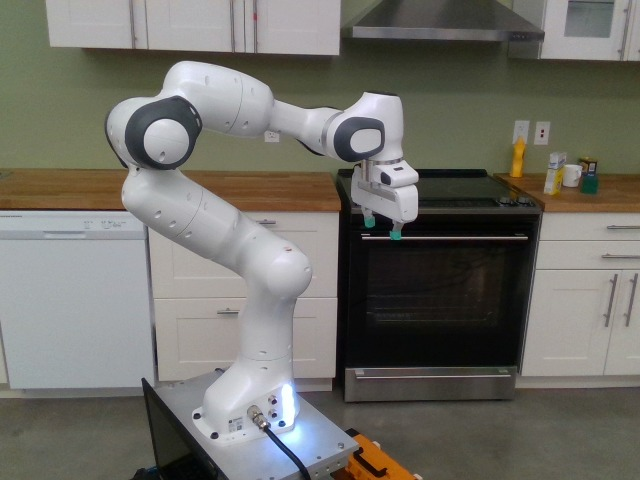
#> input picture data/real/panda-orb/000000.rgb.jpg, 640 x 480 px, found by its file name; its folder holds 4 pictures in this run; the run also reads 1 picture not shown here
$ python dense_full_image_optical_flow.py
#> lines starting #> are read from the running program, lines starting #| are printed output that depends on the picture
import os
import cv2
import numpy as np
import matplotlib.pyplot as plt

# Use 'Agg' backend to save plots without needing a display window
import matplotlib
matplotlib.use('Agg')

def save_flow_heatmap_with_bar(flow, save_path):
    """
    Plots the magnitude of optical flow as a heatmap with a color bar.
    """
    # 1. Calculate Magnitude (Speed of motion)
    # flow shape is (H, W, 2) -> mag shape is (H, W)
    mag, _ = cv2.cartToPolar(flow[..., 0], flow[..., 1])

    # 2. Setup Plot
    plt.figure(figsize=(10, 6))

    # Use a colormap like 'inferno', 'hot', or 'viridis'
    # vmin=0 ensures the scale starts at no motion
    # vmax can be dynamic (max of current frame) or fixed (e.g., 20) to compare across frames
    plt.imshow(mag, cmap='inferno', aspect='auto')

    # 3. Add Reference Bar (Colorbar)
    cbar = plt.colorbar()
    cbar.set_label('Motion Magnitude (pixels per frame)')

    plt.title("Optical Flow Magnitude")
    plt.axis('off') # Hide axes for cleaner image

    # 4. Save and Close
    plt.savefig(save_path, bbox_inches='tight', dpi=150)
    plt.close()

# ------------------------------------------------------------
# Main Dense Optical Flow Pipeline
# ------------------------------------------------------------
def calculate_and_save_dense_flow(input_dir, output_dir):

    # --- CONFIGURATION ---
#> called with input_dir = 'data/real/panda-orb', output_dir = 'data_flow/real/panda-orb'
    PYR_SCALE = 0.5
    LEVELS = 3
    WIN_SIZE = 15
    ITERATIONS = 3
    POLY_N = 5
    POLY_SIGMA = 1.2
    FLAGS = 0

    START_INDEX = 1

    # Output directories
    VISUAL_DIR = os.path.join(output_dir, "flow_visualizations_dense")
    HEATMAP_DIR = os.path.join(output_dir, "flow_heatmaps") # <--- NEW DIR
    # DATA_DIR = os.path.join(output_dir, "flow_data_dense")
    DATA_DIR = output_dir

    os.makedirs(VISUAL_DIR, exist_ok=True)
    os.makedirs(HEATMAP_DIR, exist_ok=True) # <--- Create it
    os.makedirs(DATA_DIR, exist_ok=True)

    # Robust numeric sorting for filenames
    def numeric_key(fname):
        try:
            return int(fname.split('.')[0])
        except:
            return fname

    image_files = sorted(
        [f for f in os.listdir(input_dir) if f.lower().endswith(".jpg")],
        key=numeric_key
    )

    if len(image_files) < 2:
        print("Need at least two frames to compute optical flow.")
        return

    # --- INITIALIZATION ---
    prev_idx = START_INDEX - 1
    prev_frame_path = os.path.join(input_dir, image_files[prev_idx])
    prev_frame = cv2.imread(prev_frame_path)
#> prev_frame is the input picture: shape (480, 640, 3); mean B, G, R 104.5, 111, 112.6

    if prev_frame is None: return
    prev_gray = cv2.cvtColor(prev_frame, cv2.COLOR_BGR2GRAY)
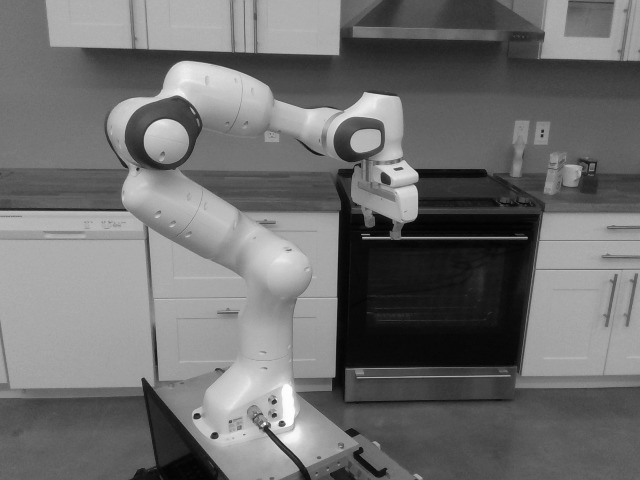
#> prev_gray: shape (480, 640); min 1, max 255, mean 110.8

    hsv_buffer = np.zeros_like(prev_frame)
    hsv_buffer[..., 1] = 255

    print(f" Starting Processing...")
    print(f"  Heatmaps will be saved to: {HEATMAP_DIR}")

    # --- MAIN LOOP ---
    for i in range(START_INDEX, len(image_files)):

        image_name = image_files[i]
        curr_frame_path = os.path.join(input_dir, image_name)
        curr_frame = cv2.imread(curr_frame_path)
        if curr_frame is None: continue

        next_gray = cv2.cvtColor(curr_frame, cv2.COLOR_BGR2GRAY)

        # 1. CALCULATE FLOW
        flow = cv2.calcOpticalFlowFarneback(
            prev_gray, next_gray, None,
            PYR_SCALE, LEVELS, WIN_SIZE, ITERATIONS, POLY_N, POLY_SIGMA, FLAGS
        )

        flow /= WIN_SIZE
        flow *= 256

        # 2. SAVE DATA
        np.savez_compressed(
            os.path.join(DATA_DIR, f"{i:06d}.npz"),
            flow=flow.astype(np.int8)
        )

        # [12 lines of commented-out code are left out]
        prev_gray = next_gray

        if i % 10 == 0:
            print(f"Processed frame {i}/{len(image_files)}")
#> pass 2 of the loop in calculate_and_save_dense_flow, `for i in range(START_INDEX, len(image_files)):`:
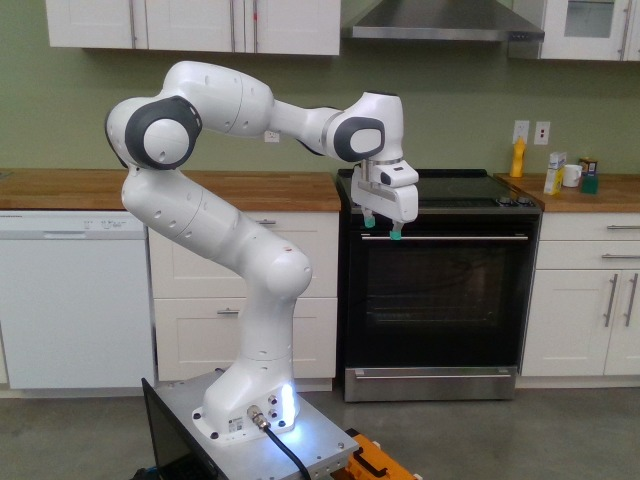
#> input picture data/real/panda-orb/000002.rgb.jpg, 640 x 480 px, found by its file name
#> in calculate_and_save_dense_flow, curr_frame is the input picture: shape (480, 640, 3); mean B, G, R 104.6, 111, 112.6
#> in calculate_and_save_dense_flow, `next_gray = cv2.cvtColor(curr_frame, cv2.COLOR_BGR2GRAY)`:
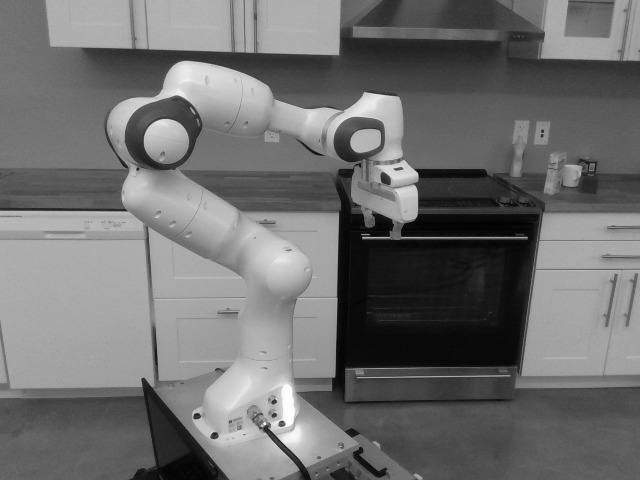
#> next_gray: shape (480, 640); min 1, max 255, mean 110.8
#> pass 3 of the loop in calculate_and_save_dense_flow, `for i in range(START_INDEX, len(image_files)):`:
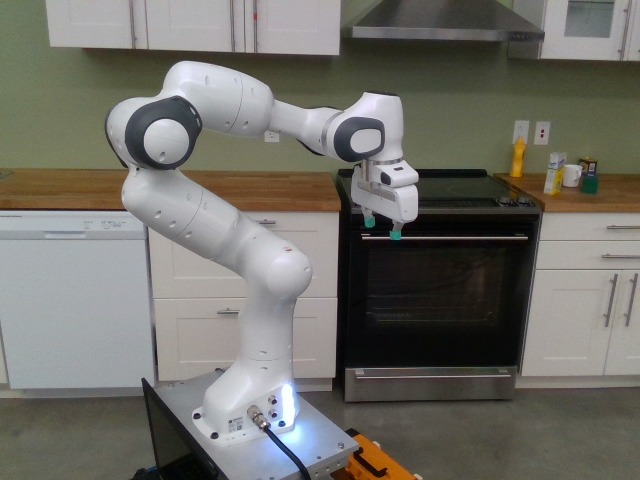
#> input picture data/real/panda-orb/000003.rgb.jpg, 640 x 480 px, found by its file name
#> in calculate_and_save_dense_flow, curr_frame is the input picture: shape (480, 640, 3); mean B, G, R 104.5, 111, 112.6
#> in calculate_and_save_dense_flow, `next_gray = cv2.cvtColor(curr_frame, cv2.COLOR_BGR2GRAY)`:
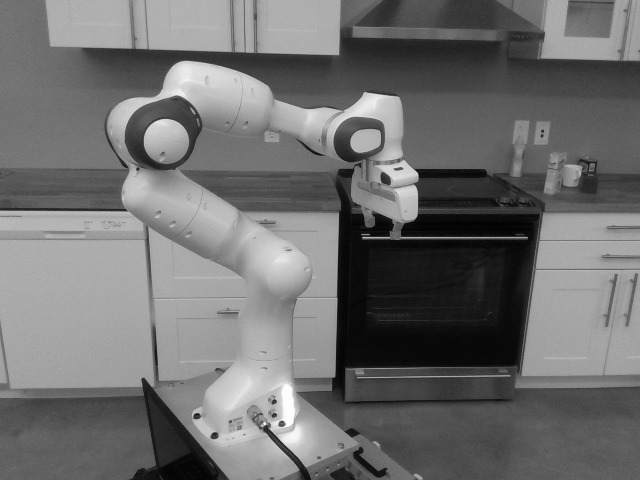
#> next_gray: shape (480, 640); min 0, max 255, mean 110.8

    print("Completed. Heatmaps and Data saved.")

# ------------------------------------------------------------
# Usage
# ------------------------------------------------------------
INPUT_FOLDER = "data/real/panda-orb"
OUTPUT_FOLDER = "data_flow/real/panda-orb"

calculate_and_save_dense_flow(INPUT_FOLDER, OUTPUT_FOLDER)
